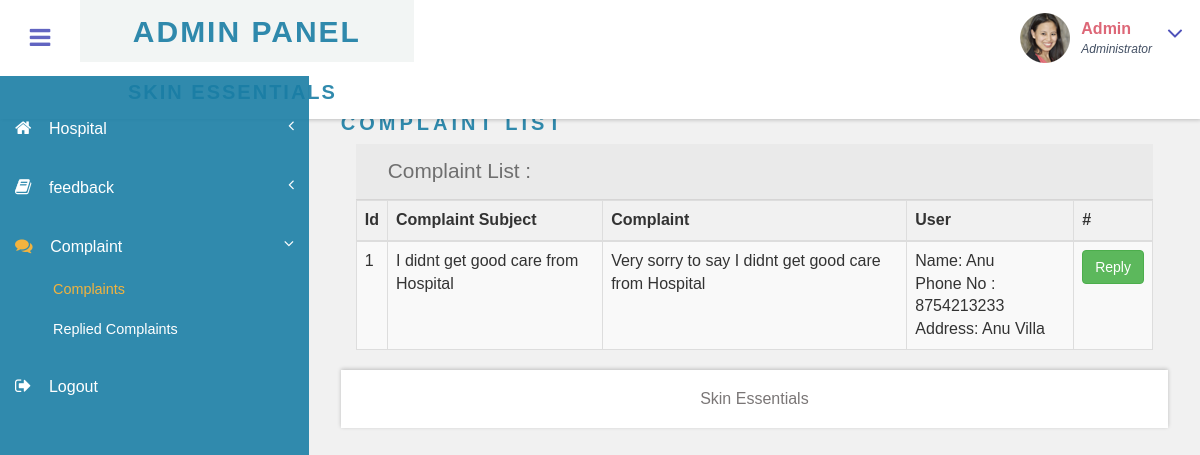
The app's page /Admin/view_complaints.php (signed in) with its own data.
### tables this page shows
CREATE TABLE `tbl_complaint` (
  `complaint_id` int(11) NOT NULL,
  `complaint_subject` varchar(50) NOT NULL,
  `complaint` varchar(150) NOT NULL,
  `user_login_id` int(11) NOT NULL,
  `reply` varchar(50) NOT NULL
);

CREATE TABLE `tbl_patient` (
  `patient_id` int(11) NOT NULL,
  `login_id` int(11) NOT NULL,
  `patient_name` varchar(50) DEFAULT NULL,
  `phone_number` bigint(20) DEFAULT NULL,
  `Address` longtext NOT NULL,
  `place` varchar(50) DEFAULT NULL,
  `dob` date NOT NULL,
  `entry_date` timestamp NOT NULL DEFAULT current_timestamp(),
  `district_id` int(11) NOT NULL
);

### Admin/view_complaints.php (the view, shortened to what this page needs)
<?php include("header.php") ?>
<div id="page-wrapper">
    <div class="main-page">
        <div class="forms">
            <h3 class="title1">Complaint List</h3>
            <div class="col-sm-12" style="margin-top: 10px;">
    <div class="form-title">
                    <h4>Complaint List :</h4>
                </div>
                <?php
           include("../db.php");
             $qt=  mysqli_query($con,"select * from tbl_complaint join tbl_patient on tbl_complaint.user_login_id = tbl_patient.login_id where tbl_complaint.reply=''");
             $n=mysqli_num_rows($qt);
         if($n>0)
              {
                $count=1;
                ?>
               <table class="table table-striped table-bordered">
        <thead><th>Id</th><th>Complaint Subject</th><th>Complaint</th><th>User</th><th>#</th></thead>
<?php
                  while ($rt=  mysqli_fetch_array($qt))
                                                {
                                                        ?>
                    <tr>
                                              <td><?php echo $count;?></td>
                                                <td><?php echo $rt['complaint_subject'];?></td>
                                                <td><?php echo $rt['complaint'];?></td>
                                                <td>Name: <?php echo $rt['patient_name'];?><br>
                                                Phone No : <?php echo $rt['phone_number'];?><br>
                                                Address: <?php echo $rt['Address'];?><br>
                                              </td>
                                                <td><a href="reply_complaint.php?id=<?php echo $rt["complaint_id"] ?>" class="btn btn-success">Reply</a></td>
                    </tr>
                   <?php
                  $count++;
                  } ?>
                    </table>
                  <?php }
                  else{
                  ?>
                    <div class="alert alert-success"> No List Available</div>
                  <?php } ?>
            </div>
            <div class="row">
        </div>
    </div>
</div>
<?php include("footer.php") ?>

### assets/assets_admin/css/style.css (style rules this page uses)
h4, h5, h6, h1, h2, h3 { margin: 0; }
html, body { font-family:'Franklin Gothic Medium', 'Arial Narrow', Arial, sans-serif; font-size: 100%; overflow-x: hidden; background: #fff; }
body a { transition: 0.5s all ease; -webkit-transition: 0.5s all ease; -moz-transition: 0.5s all ease; -o-transition: 0.5s all ease; -ms-transition: 0.5s all ease; text-decoration:none; }
h1,h2,h3,h4,h5,h6 { margin:0; }
.cbp-spmenu-push { overflow-x: hidden; position: relative; }
.cbp-spmenu, .cbp-spmenu-push { -webkit-transition: all 0.3s ease; -moz-transition: all 0.3s ease; transition: all 0.3s ease; }
.cbp-spmenu-push div#page-wrapper { margin: 0 0 0 19.3em; transition:.5s all; -webkit-transition:.5s all; -moz-transition:.5s all; }
.charts,.row { margin: 2em 0 0; }
h3.title1 { font-size:20px; color: #197da4e5; letter-spacing: 4px; font-weight: bold; text-transform: uppercase; margin-bottom: 0.8em; }
.table > thead > tr > th, .table > tbody > tr > th, .table > tfoot > tr > th, .table > thead > tr > td, .table > tbody > tr > td, .table > tfoot > tr > td { border-top: none; }
.forms h3.title1 { margin-bottom:0; }
.forms h4 { font-size: 1.3em; color: #6F6F6F; }
.form-title { padding: 1em 2em; background-color: #EAEAEA; border-bottom: 1px solid #D6D5D5; }

### assets/assets_admin/css/custom.css (style rules this page uses)
#page-wrapper { padding:7em 2em 2.5em; background-color: #F1F1F1; }

### records on screen
tbl_complaint: complaint_subject "I didnt get good care from Hospital", complaint "Very sorry to say I didnt get good care from Hospital", tbl_patient.patient_name "Anu", tbl_patient.phone_number "8754213233", tbl_patient.Address "Anu Villa"
